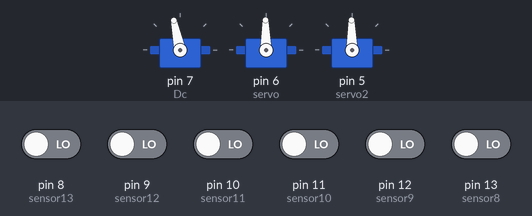
Bench run of a sketch on a simulated Arduino Uno, built with avr-gcc and run on an emulated ATmega328P. Parts: 3 × servo. Inputs (shaded band) come from the test bench; at power-on: pin 8 (sensor13), pin 9 (sensor12), pin 10 (sensor11), pin 11 (sensor10), pin 12 (sensor9), pin 13 (sensor8) LOW. What the sketch prints to the serial monitor is not drawn.

Above: at 1.2 s.
1.3 s: pin 10 (sensor11) driven HIGH
At 2.6 s:
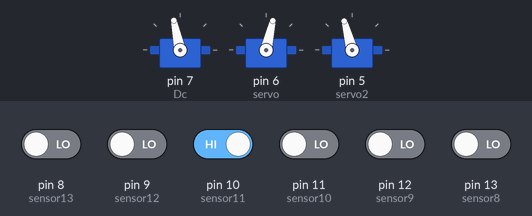
4.3 s: pin 12 (sensor9) driven HIGH
5.8 s: pin 13 (sensor8) driven HIGH
At 6.4 s:
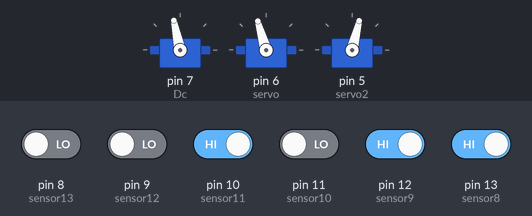
8.8 s: pin 11 (sensor10) driven HIGH
Timing chart, 0 to 11.3 s (numbered marks = the images above; inputs shaded):
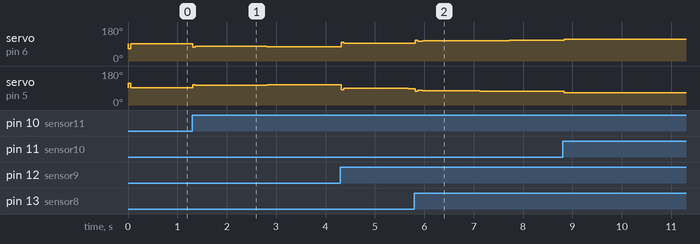

The sketch:

Steering_complete.ino
```cpp
/********************************************************
 * PID Adaptive Tuning Example
 * One of the benefits of the PID library is that you can
 * change the tuning parameters at any time.  this can be
 * helpful if we want the controller to be agressive at some
 * times, and conservative at others.   in the example below
 * we set the controller to use Conservative Tuning Parameters
 * when we're near setpoint and more agressive Tuning
 * Parameters when we're farther away.
 ********************************************************/

#include <PID_v1.h>
#include <Servo.h>
/*Defines output pin for PID(steering)*/
#define PIN_OUTPUT 3
Servo Dcmotor, FrontSteering,BackSteering;

double Dc = 7;
double servo = 6;
double servo2 = 5;

/*Define sensor pins*/
const int sensor8 = 13;
const int sensor9 = 12;
const int sensor10 = 11;
const int sensor11 = 10;
const int sensor12 = 9;
const int sensor13 = 8;

/*Constants for the car*/
double Ls=0.079 , Lc=0.264 ;
double SensorDistances[]={0.0818,0.0533,0.0265,-0.0265,-0.0533,-0.0818};

/*Ints for sensor reading array*/
int val1, val2, val3, val4, val5, val6;
int sensors[6];

void ReadSensors()
{
  val1 = digitalRead(sensor8);
  val2 = digitalRead(sensor9);
  val3 = digitalRead(sensor10);
  val4 = digitalRead(sensor11);
  val5 = digitalRead(sensor12);
  val6 = digitalRead(sensor13);

  /*Updates sensor array*/
   sensors[0]= val1;
   sensors[1]= val2;
   sensors[2]= val3;
   sensors[3]= val4;
   sensors[4]= val5;
   sensors[5]= val6;

}

double DstoAlpha(int Sensors[])
/*Converts sensorreadings to angle alpha, to send into PID for steering*/
{
  double count =0;
  double sumDs =0;
  double SUMDs =0;
  double Ds=0;
 for( int i = 0; i<3; i++)
{
  double sumDs = SensorDistances[i]*Sensors[i] + SensorDistances[5-i]*Sensors[5-i];
  if(sumDs!=0)
  {
    count ++;
  }
  SUMDs += sumDs;
}
if(count!=0)
{
  Ds = SUMDs/count;
}
  double Alpha = (180/3.14)*atan(2*Ds*Lc/(Ds*Ds+(Lc+Ls)*(Lc+Ls)));
  //Serial.println(Alpha);
 return Alpha;
}

//Define Variables we'll be connecting to
double Setpoint, Input, Output,ServoWrite, ServoWrite2;
int SampleTime = 50;

//Define the aggressive and conservative Tuning Parameters
double aggKp=1.5, aggKi=0.15, aggKd=0.025;
double consKp=1.5, consKi=0.15, consKd=0.025;

//Specify the links and initial tuning parameters
PID myPID(&Input, &Output, &Setpoint, consKp, consKi, consKd, DIRECT);

void setup()
{
  //initialize the variables we're linked to
  Input = 90;
  Setpoint = 0;

  Dcmotor.attach(Dc);
  FrontSteering.attach(servo);
  BackSteering.attach(servo2);
  pinMode(Dc,OUTPUT);
  pinMode(servo,OUTPUT);
  pinMode(servo2,OUTPUT);
  //turn the PID on
  myPID.SetMode(AUTOMATIC);
  myPID.SetSampleTime(SampleTime);
  myPID.SetOutputLimits(-20,20);

/*Assigning sensor input pins*/
   for(int i=sensor8; i<=sensor13; i++)
  {
     pinMode(i,INPUT);
  }
  Serial.begin(57600);
}

void loop()
{
  Input = DstoAlpha(sensors);

  double gap = abs(Setpoint-Input); //distance away from setpoint
  if (gap < 30)
  {  //we're close to setpoint, use conservative tuning parameters
    myPID.SetTunings(consKp, consKi, consKd);
  }
  else
  {
     //we're far from setpoint, use aggressive tuning parameters
     myPID.SetTunings(aggKp, aggKi, aggKd);
  }
  ServoWrite= 91.5-1.242*Output;
  ServoWrite2= 91.5+1.242*Output;
  myPID.Compute();
  //analogWrite(PIN_OUTPUT, ServoWrite);
  FrontSteering.write(ServoWrite);
  BackSteering.write(ServoWrite2);
  Dcmotor.write(102.6);
  /*Temporary solution to get sensor updates*/
//start
  val1 = digitalRead(sensor8);
  val2 = digitalRead(sensor9);
  val3 = digitalRead(sensor10);
  val4 = digitalRead(sensor11);
  val5 = digitalRead(sensor12);
  val6 = digitalRead(sensor13);

  /*Updates sensor array*/
   sensors[0]= val1;
   sensors[1]= val2;
   sensors[2]= val3;
   sensors[3]= val4;
   sensors[4]= val5;
   sensors[5]= val6;
   //end
  Serial.println(ServoWrite);
}
```

Measured:
- after the input at 1.3 s, servo on pin 6 (servo): 91° → 78° at once, → 77° 0.70 s later, → 76° 0.80 s later, → 75° 0.80 s later; servo on pin 5 (servo2): 91° → 104° at once, → 105° 0.70 s later, → 106° 0.80 s later, → 107° 0.80 s later
